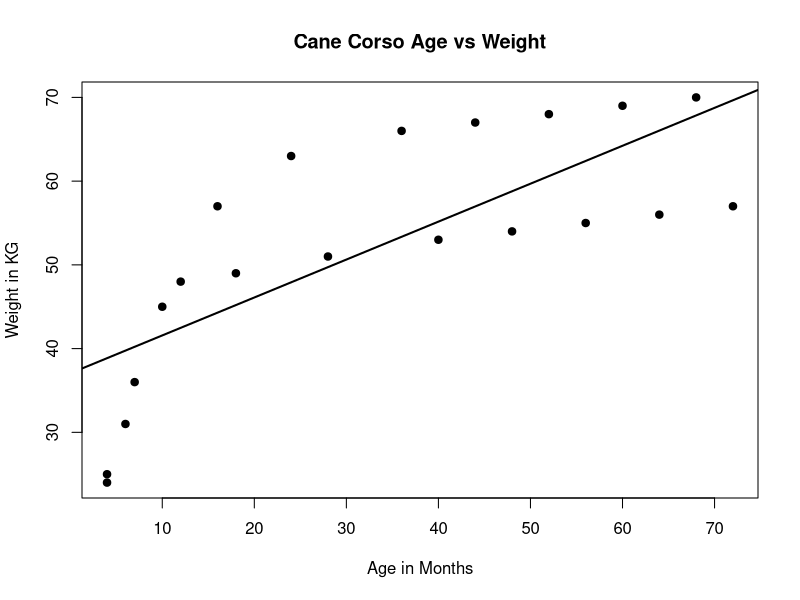
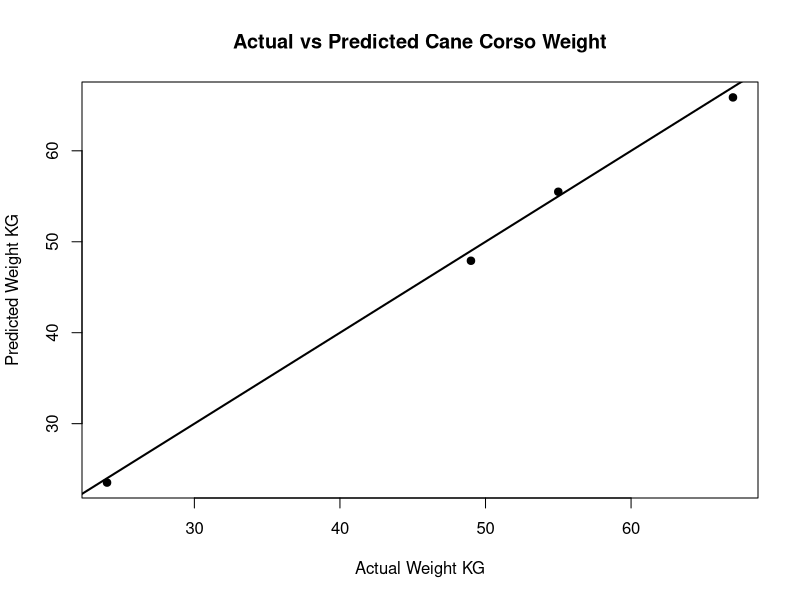

The R script that drew these images, in order:
# Cane Corso Linear Regression Project in R
# I use example Cane Corso data to build a simple regression model.
# My goal is to predict Cane Corso weight based on age, height, chest size and food amount.
# This is an educational machine learning project, not veterinary advice.

cat("Cane Corso regression project started.\n")

dogs <- data.frame(
  name = c(
    "Marcus", "Brutos", "Hera", "Blue", "Ares", "Nero", "Thor", "Luna",
    "Titan", "Bella", "Rocco", "Athena", "Maximus", "Kara", "Apollo",
    "Freya", "Caesar", "Maya", "Dante", "Nova"
  ),
  age_months = c(
    4, 4, 6, 7, 10, 12, 16, 18,
    24, 28, 36, 40, 44, 48, 52,
    56, 60, 64, 68, 72
  ),
  height_cm = c(
    50, 51, 55, 58, 63, 65, 68, 63,
    70, 64, 71, 65, 72, 66, 72,
    66, 73, 67, 73, 67
  ),
  chest_cm = c(
    64, 65, 70, 75, 84, 88, 94, 86,
    98, 88, 100, 90, 101, 91, 102,
    92, 103, 93, 104, 94
  ),
  food_g = c(
    570, 590, 680, 760, 880, 920, 1050, 900,
    1100, 930, 1120, 950, 1130, 960, 1140,
    970, 1150, 980, 1160, 990
  ),
  weight_kg = c(
    24, 25, 31, 36, 45, 48, 57, 49,
    63, 51, 66, 53, 67, 54, 68,
    55, 69, 56, 70, 57
  )
)

cat("\nDataset preview:\n")
print(head(dogs, 10))

set.seed(123)

train_size <- floor(0.8 * nrow(dogs))
train_index <- sample(1:nrow(dogs), size = train_size)

train_data <- dogs[train_index, ]
test_data <- dogs[-train_index, ]

cat("\nTraining rows:", nrow(train_data), "\n")
cat("Testing rows:", nrow(test_data), "\n")

model <- lm(
  weight_kg ~ age_months + height_cm + chest_cm + food_g,
  data = train_data
)

cat("\nModel summary:\n")
print(summary(model))

predictions <- predict(model, test_data)

result <- data.frame(
  dog_name = test_data[["name"]],
  actual_weight_kg = test_data[["weight_kg"]],
  predicted_weight_kg = round(predictions, 2)
)

cat("\nActual vs Predicted Cane Corso Weight:\n")
print(result)

errors <- test_data[["weight_kg"]] - predictions

mae <- mean(abs(errors))
rmse <- sqrt(mean(errors^2))

cat("\nModel Testing:\n")
cat("Mean Absolute Error:", round(mae, 2), "kg\n")
cat("Root Mean Squared Error:", round(rmse, 2), "kg\n")

new_dog <- data.frame(
  age_months = 4,
  height_cm = 50,
  chest_cm = 64,
  food_g = 570
)

prediction <- predict(model, new_dog)

cat("\nExample prediction:\n")
cat(
  "Predicted weight for a 4-month-old Cane Corso like Marcus:",
  round(prediction, 2),
  "kg\n"
)

png("cane_corso_age_vs_weight.png", width = 800, height = 600)

plot(
  dogs[["age_months"]],
  dogs[["weight_kg"]],
  main = "Cane Corso Age vs Weight",
  xlab = "Age in Months",
  ylab = "Weight in KG",
  pch = 19
)

abline(lm(weight_kg ~ age_months, data = dogs), lwd = 2)

dev.off()

png("cane_corso_actual_vs_predicted.png", width = 800, height = 600)

plot(
  test_data[["weight_kg"]],
  predictions,
  main = "Actual vs Predicted Cane Corso Weight",
  xlab = "Actual Weight KG",
  ylab = "Predicted Weight KG",
  pch = 19
)

abline(0, 1, lwd = 2)

dev.off()

cat("\nVisualizations saved:\n")
cat("- cane_corso_age_vs_weight.png\n")
cat("- cane_corso_actual_vs_predicted.png\n")

cat("\nCane Corso regression project completed successfully.\n")
